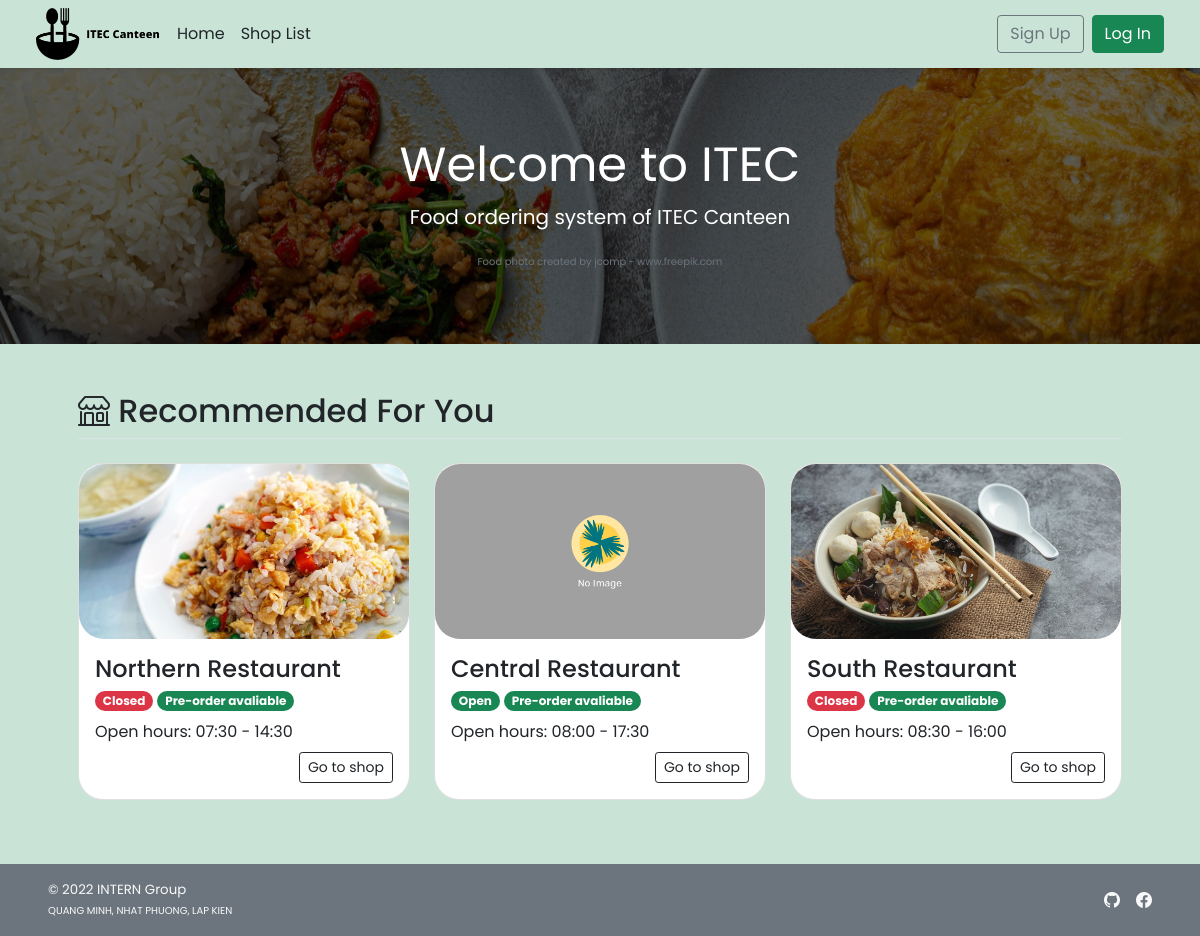
The page / on the database its author committed.
### tables this page shows
CREATE TABLE `shop` (
  `s_id` int(11) NOT NULL,
  `s_username` varchar(45) NOT NULL,
  `s_pwd` varchar(45) NOT NULL,
  `s_name` varchar(100) NOT NULL,
  `s_location` varchar(100) NOT NULL,
  `s_openhour` time NOT NULL,
  `s_closehour` time NOT NULL,
  `s_status` tinyint(4) NOT NULL DEFAULT 1 COMMENT 'Shop ready for taking an order or not (True for open, False for close)',
  `s_preorderStatus` tinyint(4) NOT NULL DEFAULT 1 COMMENT 'Shop is ready for tomorrow pre-order or not',
  `s_email` varchar(100) NOT NULL,
  `s_phoneno` varchar(45) NOT NULL,
  `s_pic` text DEFAULT NULL
);

### index.php (the view, shortened to what this page needs)
<!DOCTYPE html>
<html lang="en">
<head>
    <?php session_start(); include("conn_db.php"); include('head.php');?>
    <link href="css/main.css" rel="stylesheet">
</head>
<body class="d-flex flex-column h-100">
    <?php include('nav_header.php')?>
    <div class="position-relative d-flex text-center text-white promo-banner-bg py-3">
        <div class="p-lg-2 mx-auto my-5">
            <h1 class="display-5 fw-normal">Welcome to ITEC</h1>
            <p class="lead fw-normal">Food ordering system of ITEC Canteen</p>
            <span class="xsmall-font text-muted">Food photo created by jcomp - www.freepik.com</span>
        </div>
    </div>
    <div class="container p-5" id="recommended-shop">
        <h2 class="border-bottom pb-2"><i class="bi bi-shop align-top"></i> Recommended For You</h2>
        <div class="row row-cols-1 row-cols-lg-3 align-items-stretch g-4 py-3">
            <?php
            $query = "SELECT s_id,s_name,s_openhour,s_closehour,s_status,s_preorderstatus,s_pic FROM shop
            WHERE (s_preorderstatus = 1) OR (s_preorderstatus = 0 AND (CURTIME() BETWEEN s_openhour AND s_closehour));";
            $result = $mysqli -> query($query);
            if($result -> num_rows > 0){
            while($row = $result -> fetch_array()){
        ?>
            <div class="col">
                <a href="<?php echo "shop_menu.php?s_id=".$row["s_id"]?>" class="text-decoration-none text-dark">
                    <div class="card rounded-25">
                        <img <?php
                            if(is_null($row["s_pic"])){echo "src='img/default.png'";}
                            else{echo "src=\"img/{$row['s_pic']}\"";}
                        ?> style="width:100%; height:175px; object-fit:cover;"
                            class="card-img-top rounded-25 img-fluid" alt="<?php echo $row["s_name"]?>">
                        <div class="card-body">
                            <h4 name="shop-name" class="card-title"><?php echo $row["s_name"]?></h4>
                            <p class="card-subtitle">
                                <?php
                                    $now = date('H:i:s');
                                    if((($now < $row["s_openhour"])||($now > $row["s_closehour"]))||($row["s_status"]==0)){
                                ?>
                                <span class="badge rounded-pill bg-danger">Closed</span>
                                <?php }else{ ?>
                                <span class="badge rounded-pill bg-success">Open</span>
                                <?php }
                                    if($row["s_preorderstatus"]==1){
                                ?>
                                <span class="badge rounded-pill bg-success">Pre-order avaliable</span>
                                <?php }else{ ?>
                                <span class="badge rounded-pill bg-danger">Pre-order Unavaliable</span>
                                <?php } ?>
                            </p>
                            <?php
                                $open = explode(":",$row["s_openhour"]);
                                $close = explode(":",$row["s_closehour"]);
                            ?>
                            <p class="card-text my-2">Open hours:
                                <?php echo $open[0].":".$open[1]." - ".$close[0].":".$close[1];?></p>
                            <div class="text-end">
                                <a href="<?php echo "shop_menu.php?s_id=".$row["s_id"]?>"
                                    class="btn btn-sm btn-outline-dark">Go to shop</a>
                            </div>
                        </div>
                    </div>
                </a>
            </div>
            <?php }
        }
        ?>
        </div>
    </div>
    <?php include 'footer.php';?>
</body>
</html>

### css/main.css (style rules this page uses)
html { height: 100%; }
body { height: 100%; padding-top: 4rem; margin-bottom: -50px; font-family: 'Poppins', 'Noto Sans Thai', sans-serif; background-color: #C9E4D6; }
a { cursor: pointer; }
.bi { vertical-align: -.125em; fill: currentColor; }
.text-white { color: white; }
.xsmall-font { font-size: x-small; }
.promo-banner-bg { background: #686868 url('../img/home-banner-2.jpg') center; background-position: top; background-size: auto; background-position-x: center; background-clip: padding-box; background-blend-mode: multiply; }
.rounded-25 { border-radius: 25px; }

### index.php (style rules this page uses)
html { height: 100%; }

### rows shown on the page
shop: s_pic (picture), s_name "Northern Restaurant", shows "Closed", s_preorderStatus "Pre-order avaliable", s_openhour "07", s_openhour "30", s_closehour "14", s_closehour "30"
shop: shows a picture, s_name "Central Restaurant", s_status "Open", s_preorderStatus "Pre-order avaliable", s_openhour "08", s_openhour "00", s_closehour "17", s_closehour "30"
shop: s_pic (picture), s_name "South Restaurant", shows "Closed", s_preorderStatus "Pre-order avaliable", s_openhour "08", s_openhour "30", s_closehour "16", s_closehour "00"
